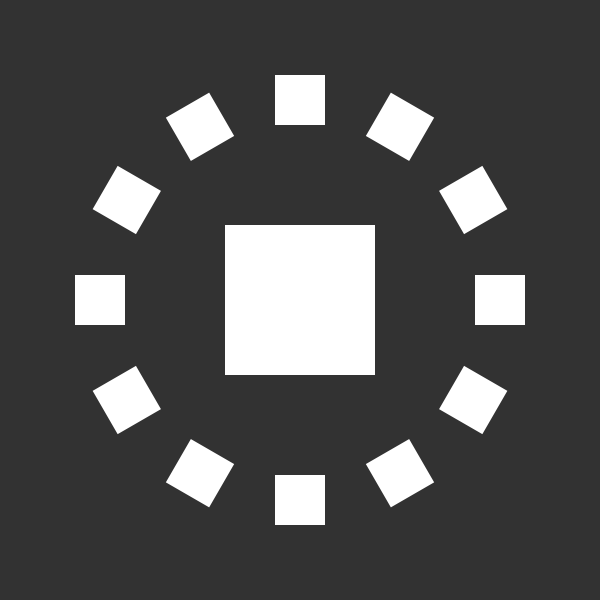
Frame 1 (no input)
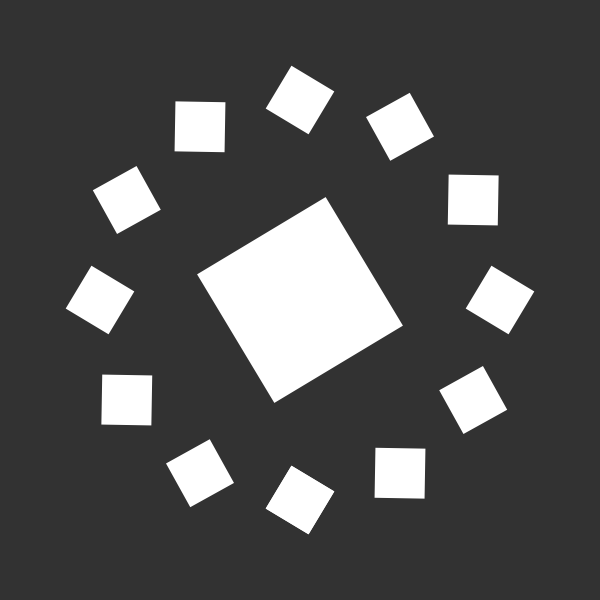
Frame 60 (the mouse pressed at the canvas centre just before this capture)
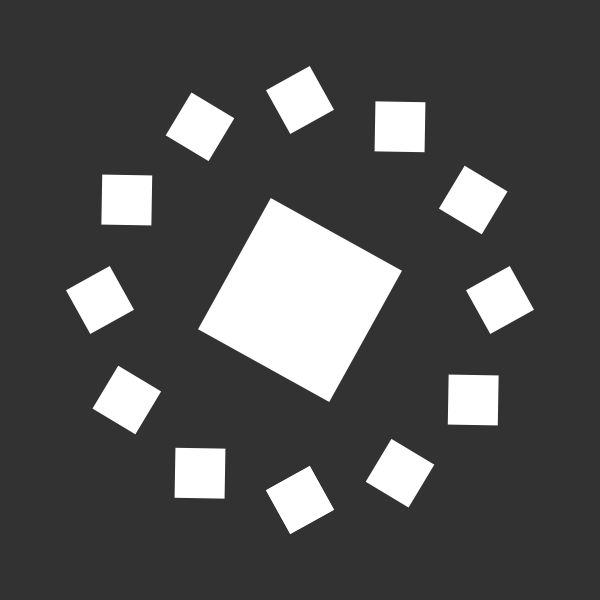
Frame 120 (the mouse held since frame 60 and released just before this capture)

The Processing sketch that drew these frames (run headless with seeded random() and noise(); from frame 60 on, the mouse is pressed at the canvas centre):

// Processing sketch: AnimationBasics_Rotation
// ── AnimationBasics_Rotation.pde

/*
ANIMATION BASICS: ROTATION
Jeff Thompson | 2019 | jeffreythompson.org

Animation is the appearance of motion, created by
a sequence of frames where objects change position,
rotation, etc. Complex animation, like a Disney movie,
requires immensely complex software and math. But the
basics are actually pretty easy and we can do a lot
with the tools we've already covered.

In this example, we rotate an object around its axis,
but the real power is in combining drawing commands,
design considerations, and layers of animation!

CHALLENGES:
+ Can you make the outside squares rotate as a group
  around the center square?
+ Can you have the squares rotate 360º then reverse
  direction? (Hint: see the "Animation Basics: 
  Position")

*/


// angle of rotation, which is the parameter
// that we'll animate
float angle = 0;


void setup() {
  size(600,600);
  
  // nothing else here!
  // all our animation happens in the draw() loop
}


void draw() {
  background(50);
  
  // draw a rectangle in the center of the
  // window that rotates around itself
  pushMatrix();
  translate(width/2, height/2);
  
  // the angle of rotation is what we're animating
  // (changing over time) — see how we update this
  // angle each frame at the end of the draw() loop
  rotate(angle);
  
  // draw the rectangle
  fill(255);
  noStroke();
  rectMode(CENTER);
  rect(0,0, 150,150);
  popMatrix();
  
  // a slightly fancier addition, but really this
  // just uses what we've done above!
  // first, we use a for-loop to create a ring of
  // squares around the center 30º apart
  for (float a=0; a<TWO_PI; a+=radians(30)) {
    pushMatrix();
    translate(width/2, height/2);    // translate to center
    rotate(a);                       // rotate into position
    translate(0, 200);               // then offset vertically by 200px
    rotate(-angle);                  // make them spin around their centers!
    rect(0,0, 50,50);                // draw small rectangles
    popMatrix();
  }
  
  // in order for our square to be animated, we
  // need to change the angle each frame
  // try changing the amount we add to the angle
  // and see how the animation changes!
  // hint: we can think of this as "speed"
  angle += radians(1);
}
  
  
